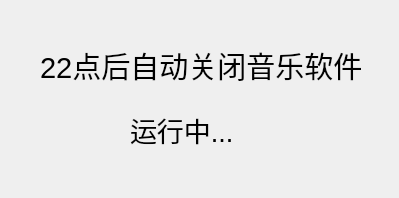
<?xml version="1.0" encoding="UTF-8"?>
<ui version="4.0">
 <class>MainWindow</class>
 <widget class="QMainWindow" name="MainWindow">
  <property name="geometry">
   <rect>
    <x>0</x>
    <y>0</y>
    <width>399</width>
    <height>198</height>
   </rect>
  </property>
  <property name="windowTitle">
   <string>MainWindow</string>
  </property>
  <widget class="QWidget" name="centralwidget">
   <widget class="QLabel" name="label">
    <property name="geometry">
     <rect>
      <x>40</x>
      <y>40</y>
      <width>330</width>
      <height>50</height>
     </rect>
    </property>
    <property name="font">
     <font>
      <pointsize>22</pointsize>
     </font>
    </property>
    <property name="text">
     <string>22点后自动关闭音乐软件</string>
    </property>
   </widget>
   <widget class="QLabel" name="label_2">
    <property name="geometry">
     <rect>
      <x>130</x>
      <y>110</y>
      <width>130</width>
      <height>40</height>
     </rect>
    </property>
    <property name="font">
     <font>
      <pointsize>20</pointsize>
     </font>
    </property>
    <property name="text">
     <string>运行中...</string>
    </property>
   </widget>
  </widget>
 </widget>
 <resources/>
 <connections/>
</ui>
